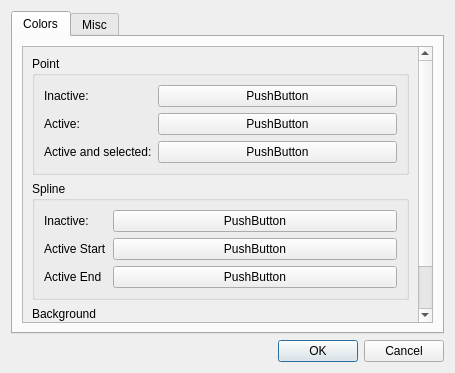
<?xml version="1.0" encoding="UTF-8"?>
<ui version="4.0">
 <class>PreferenceDialog</class>
 <widget class="QDialog" name="PreferenceDialog">
  <property name="geometry">
   <rect>
    <x>0</x>
    <y>0</y>
    <width>455</width>
    <height>373</height>
   </rect>
  </property>
  <property name="windowTitle">
   <string>Dialog</string>
  </property>
  <layout class="QVBoxLayout" name="verticalLayout">
   <item>
    <widget class="QTabWidget" name="tabWidget">
     <property name="currentIndex">
      <number>0</number>
     </property>
     <widget class="QWidget" name="tab">
      <attribute name="title">
       <string>Colors</string>
      </attribute>
      <layout class="QHBoxLayout" name="horizontalLayout">
       <item>
        <widget class="QScrollArea" name="scrollArea">
         <property name="widgetResizable">
          <bool>true</bool>
         </property>
         <widget class="QWidget" name="scrollAreaWidgetContents">
          <property name="geometry">
           <rect>
            <x>0</x>
            <y>-56</y>
            <width>396</width>
            <height>337</height>
           </rect>
          </property>
          <layout class="QVBoxLayout" name="verticalLayout_2">
           <item>
            <widget class="QGroupBox" name="groupBox">
             <property name="title">
              <string>Point</string>
             </property>
             <layout class="QFormLayout" name="formLayout">
              <item row="0" column="0">
               <widget class="QLabel" name="label">
                <property name="text">
                 <string>Inactive:</string>
                </property>
               </widget>
              </item>
              <item row="0" column="1">
               <widget class="ColorButton" name="point_inactive">
                <property name="text">
                 <string>PushButton</string>
                </property>
               </widget>
              </item>
              <item row="1" column="0">
               <widget class="QLabel" name="label_3">
                <property name="text">
                 <string>Active:</string>
                </property>
               </widget>
              </item>
              <item row="1" column="1">
               <widget class="ColorButton" name="point_activeAndDeselected">
                <property name="text">
                 <string>PushButton</string>
                </property>
               </widget>
              </item>
              <item row="2" column="0">
               <widget class="QLabel" name="label_2">
                <property name="text">
                 <string>Active and selected:</string>
                </property>
               </widget>
              </item>
              <item row="2" column="1">
               <widget class="ColorButton" name="point_activeAndSelected">
                <property name="text">
                 <string>PushButton</string>
                </property>
               </widget>
              </item>
             </layout>
            </widget>
           </item>
           <item>
            <widget class="QGroupBox" name="groupBox_3">
             <property name="title">
              <string>Spline</string>
             </property>
             <layout class="QFormLayout" name="formLayout_3">
              <property name="fieldGrowthPolicy">
               <enum>QFormLayout::AllNonFixedFieldsGrow</enum>
              </property>
              <item row="0" column="0">
               <widget class="QLabel" name="label_5">
                <property name="text">
                 <string>Inactive:</string>
                </property>
               </widget>
              </item>
              <item row="0" column="1">
               <widget class="ColorButton" name="spline_inactive">
                <property name="text">
                 <string>PushButton</string>
                </property>
               </widget>
              </item>
              <item row="1" column="0">
               <widget class="QLabel" name="label_6">
                <property name="text">
                 <string>Active Start</string>
                </property>
               </widget>
              </item>
              <item row="1" column="1">
               <widget class="ColorButton" name="spline_active_start">
                <property name="text">
                 <string>PushButton</string>
                </property>
               </widget>
              </item>
              <item row="2" column="0">
               <widget class="QLabel" name="label_7">
                <property name="text">
                 <string>Active End</string>
                </property>
               </widget>
              </item>
              <item row="2" column="1">
               <widget class="ColorButton" name="spline_active_end">
                <property name="text">
                 <string>PushButton</string>
                </property>
               </widget>
              </item>
             </layout>
            </widget>
           </item>
           <item>
            <widget class="QGroupBox" name="groupBox_4">
             <property name="title">
              <string>Background</string>
             </property>
             <layout class="QFormLayout" name="formLayout_4">
              <item row="0" column="0">
               <widget class="QLabel" name="label_8">
                <property name="text">
                 <string>Background:</string>
                </property>
               </widget>
              </item>
              <item row="0" column="1">
               <widget class="ColorButton" name="background">
                <property name="text">
                 <string>PushButton</string>
                </property>
               </widget>
              </item>
             </layout>
            </widget>
           </item>
          </layout>
          <zorder>groupBox</zorder>
          <zorder>groupBox</zorder>
          <zorder>groupBox_3</zorder>
          <zorder>groupBox_4</zorder>
         </widget>
        </widget>
       </item>
      </layout>
     </widget>
     <widget class="QWidget" name="tab_2">
      <attribute name="title">
       <string>Misc</string>
      </attribute>
      <layout class="QHBoxLayout" name="horizontalLayout_2">
       <item>
        <widget class="QGroupBox" name="groupBox_2">
         <property name="title">
          <string>Grabber</string>
         </property>
         <layout class="QFormLayout" name="formLayout_2">
          <item row="0" column="0">
           <widget class="QLabel" name="label_4">
            <property name="text">
             <string>Tolerance:</string>
            </property>
           </widget>
          </item>
          <item row="0" column="1">
           <widget class="QDoubleSpinBox" name="tolerance">
            <property name="maximum">
             <double>100.000000000000000</double>
            </property>
           </widget>
          </item>
         </layout>
        </widget>
       </item>
      </layout>
     </widget>
    </widget>
   </item>
   <item>
    <widget class="QDialogButtonBox" name="buttonBox">
     <property name="orientation">
      <enum>Qt::Horizontal</enum>
     </property>
     <property name="standardButtons">
      <set>QDialogButtonBox::Cancel|QDialogButtonBox::Ok</set>
     </property>
    </widget>
   </item>
  </layout>
 </widget>
 <customwidgets>
  <customwidget>
   <class>ColorButton</class>
   <extends>QPushButton</extends>
   <header>colorbutton.h</header>
  </customwidget>
 </customwidgets>
 <resources/>
 <connections>
  <connection>
   <sender>buttonBox</sender>
   <signal>accepted()</signal>
   <receiver>PreferenceDialog</receiver>
   <slot>accept()</slot>
   <hints>
    <hint type="sourcelabel">
     <x>248</x>
     <y>254</y>
    </hint>
    <hint type="destinationlabel">
     <x>157</x>
     <y>274</y>
    </hint>
   </hints>
  </connection>
  <connection>
   <sender>buttonBox</sender>
   <signal>rejected()</signal>
   <receiver>PreferenceDialog</receiver>
   <slot>reject()</slot>
   <hints>
    <hint type="sourcelabel">
     <x>316</x>
     <y>260</y>
    </hint>
    <hint type="destinationlabel">
     <x>286</x>
     <y>274</y>
    </hint>
   </hints>
  </connection>
 </connections>
</ui>
